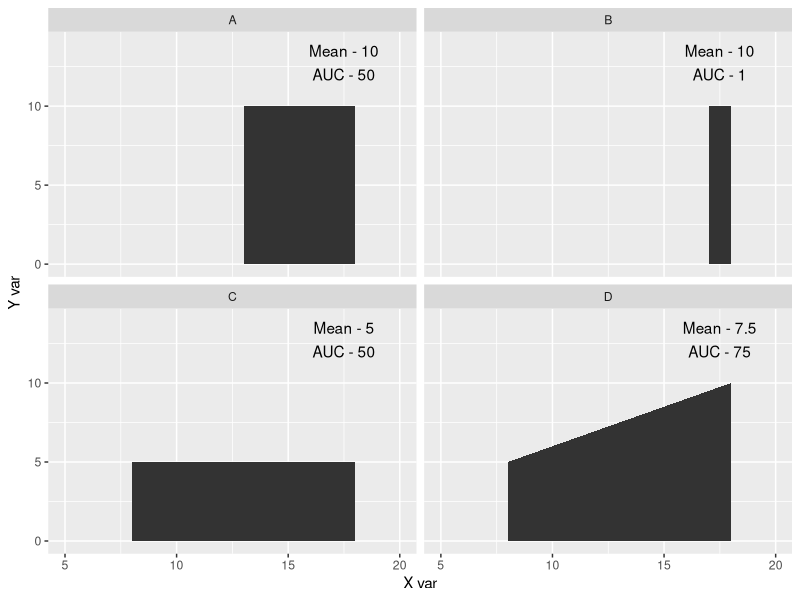

This chart was generated by the following R code:
## ---- chunk 1
library(ggplot2)

# Set up the data and text separately
dat <- data.frame(
    frame=c(rep("A",6), rep("B",2), rep("C",11), rep("D",11)),
    y=c(rep(10,6), rep(10,2), rep(5,11), seq(5,10,0.5)),
    x=c(seq(13,18,1), seq(17,18,1), seq(8,18,1), seq(8,18,1))
)

txt <- data.frame(
    label=c("Mean - 10","AUC - 50","Mean - 10","AUC - 1","Mean - 5","AUC - 50","Mean - 7.5","AUC - 75"),
    x=rep(17.5,8),
    y=rep(c(13.5,12),4),
    frame=c(rep("A",2), rep("B",2), rep("C",2), rep("D",2))
)
## ---- chunk 2
ggplot(data=dat, aes(x=x,ymax=y, ymin=0)) + geom_ribbon(data=dat) +
    facet_wrap(~frame) + scale_y_continuous(limits=c(-0.1,14)) + 
    scale_x_continuous(limits=c(5,20)) +
    labs(y="Y var", x="X var") +
    geom_text(data=txt, aes(y=y, label=label))
